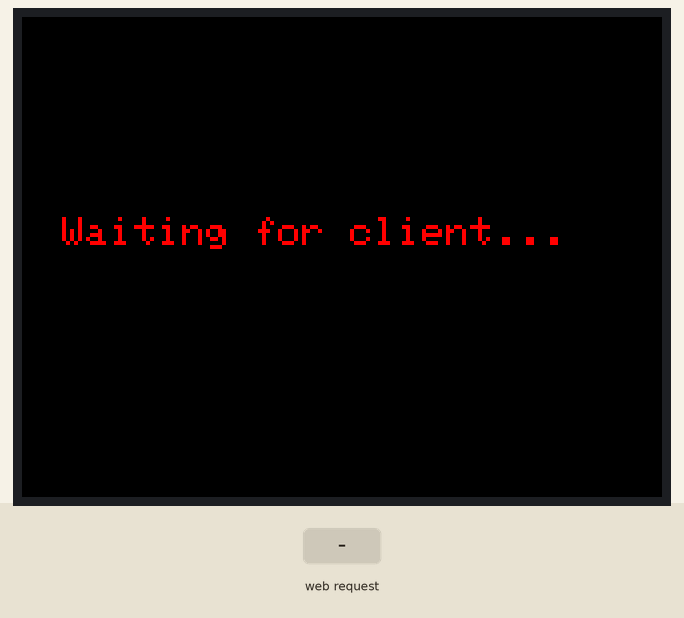
This sketch was run on a simulated ESP32. Shown: 320×240 colour display. The test bench sets the inputs (shaded band). What the sketch prints to the serial monitor is not drawn.

Above: at 1.3 s.
1.4 s: HTTP request GET /H received
At 2.6 s:
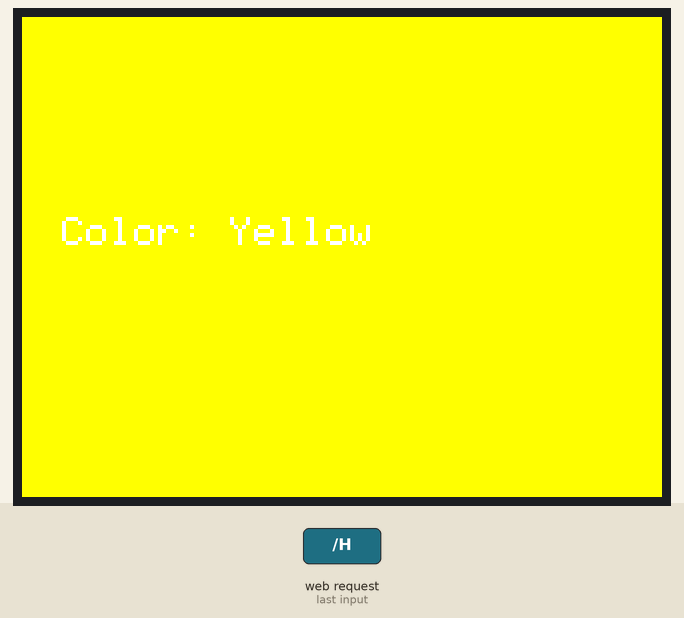
2.9 s: HTTP request GET /L received
At 4.1 s:
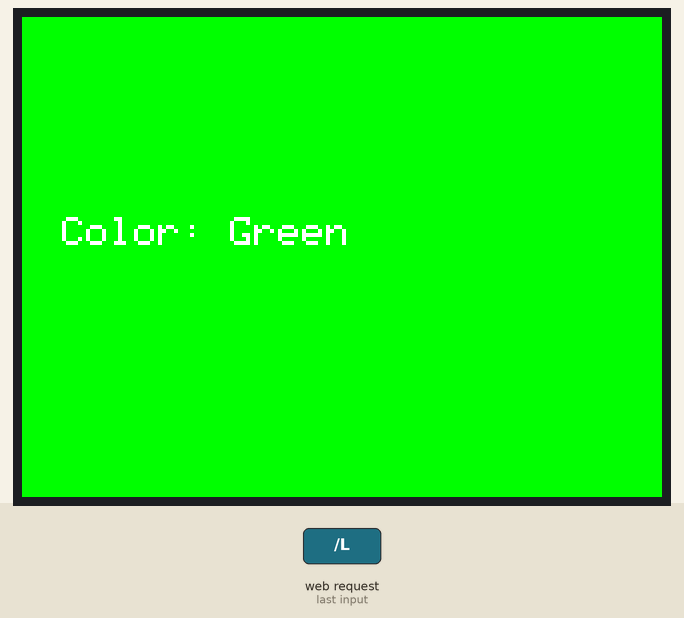
Timing chart, 0 to 5.9 s (numbered marks = the images above; inputs shaded):
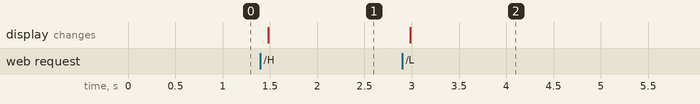

Measured:
- after the input at 1.4 s, the display: changes after 0.08 s (image 1)
- after the input at 2.9 s, the display: changes after 0.08 s (image 2)

The sketch:

Lab12Part1.ino
```cpp
/*
  WiFiAccessPoint.ino creates a WiFi access point and provides a web server on it.

  Steps:
  1. Connect to the access point "yourAp"
  2. Point your web browser to http://192.168.4.1/H to turn the LED on or http://192.168.4.1/L to turn it off
     OR
     Run raw TCP "GET /H" and "GET /L" on PuTTY terminal with 192.168.4.1 as IP address and 80 as port

  Created for arduino-esp32 on 04 July, 2018
  by Elochukwu Ifediora (fedy0)
*/

#include <WiFi.h>
#include <WiFiClient.h>
#include <WiFiAP.h>
#include <M5Core2.h>

// #define LED_BUILTIN 2   // Set the GPIO pin where you connected your test LED or comment this line out if your dev board has a built-in LED

// Set these to your desired credentials.
const char *ssid = "M5ScreenAP";
const char *password = "";

WiFiServer server(80);


void setup() {
  M5.begin();
  // pinMode(LED_BUILTIN, OUTPUT);
  M5.Lcd.setTextSize(2);
  M5.Lcd.setTextColor(RED, BLACK);
  M5.Lcd.setCursor(20, 100);
  M5.Lcd.println("Waiting for client...");

  Serial.begin(115200);
  Serial.println();
  Serial.println("Configuring access point...");

  // You can remove the password parameter if you want the AP to be open.
  // a valid password must have more than 7 characters
  if (!WiFi.softAP(ssid, password)) {
    log_e("Soft AP creation failed.");
    while(1);
  }
  IPAddress myIP = WiFi.softAPIP();
  Serial.print("AP IP address: ");
  Serial.println(myIP);
  server.begin();

  Serial.println("Server started");
}

void loop() {
  WiFiClient client = server.available();   // listen for incoming clients

  if (client) {                             // if you get a client,
    Serial.println("New Client.");           // print a message out the serial port
    String currentLine = "";                // make a String to hold incoming data from the client
    while (client.connected()) {            // loop while the client's connected
      if (client.available()) {             // if there's bytes to read from the client,
        char c = client.read();             // read a byte, then
        Serial.write(c);                    // print it out the serial monitor
        if (c == '\n') {                    // if the byte is a newline character

          // if the current line is blank, you got two newline characters in a row.
          // that's the end of the client HTTP request, so send a response:
          if (currentLine.length() == 0) {
            // HTTP headers always start with a response code (e.g. HTTP/1.1 200 OK)
            // and a content-type so the client knows what's coming, then a blank line:
            client.println("HTTP/1.1 200 OK");
            client.println("Content-type:text/html");
            client.println();

            // the content of the HTTP response follows the header:
            client.print("<html><head><title>M5Core2 Color Controller </title></head><body>");
            client.print("<h2>M5Core2 Color Switch: </h2>");
            client.println("<form action=\"/H\" method=\"GET\"><button type=\"submit\">Color One: Yellow </button></form><br>");
            client.println("<form action=\"/L\" method=\"GET\"><button type=\"submit\">Color Two: Green </button></form>");
            client.println("</body></html>");

            // The HTTP response ends with another blank line:
            client.println();
            // break out of the while loop:
            break;
          } else {    // if you got a newline, then clear currentLine:
            currentLine = "";
          }
        } else if (c != '\r') {  // if you got anything else but a carriage return character,
          currentLine += c;      // add it to the end of the currentLine
        }

        // Check to see if the client request was "GET /H" or "GET /L":
        if (currentLine.endsWith("GET /H")) {
          M5.Lcd.fillScreen(YELLOW);
          M5.Lcd.setCursor(20, 100);
          M5.Lcd.setTextColor(WHITE, YELLOW);
          M5.Lcd.println("Color: Yellow");          // GET /H turns the LED on
        }
        if (currentLine.endsWith("GET /L")) {
          M5.Lcd.fillScreen(GREEN);
          M5.Lcd.setCursor(20, 100);
          M5.Lcd.setTextColor(WHITE, GREEN);
          M5.Lcd.println("Color: Green");                 // GET /L turns the LED off
        }
      }
    }
    // close the connection:
    client.stop();
    Serial.println("Client Disconnected.");
  }
}
```
